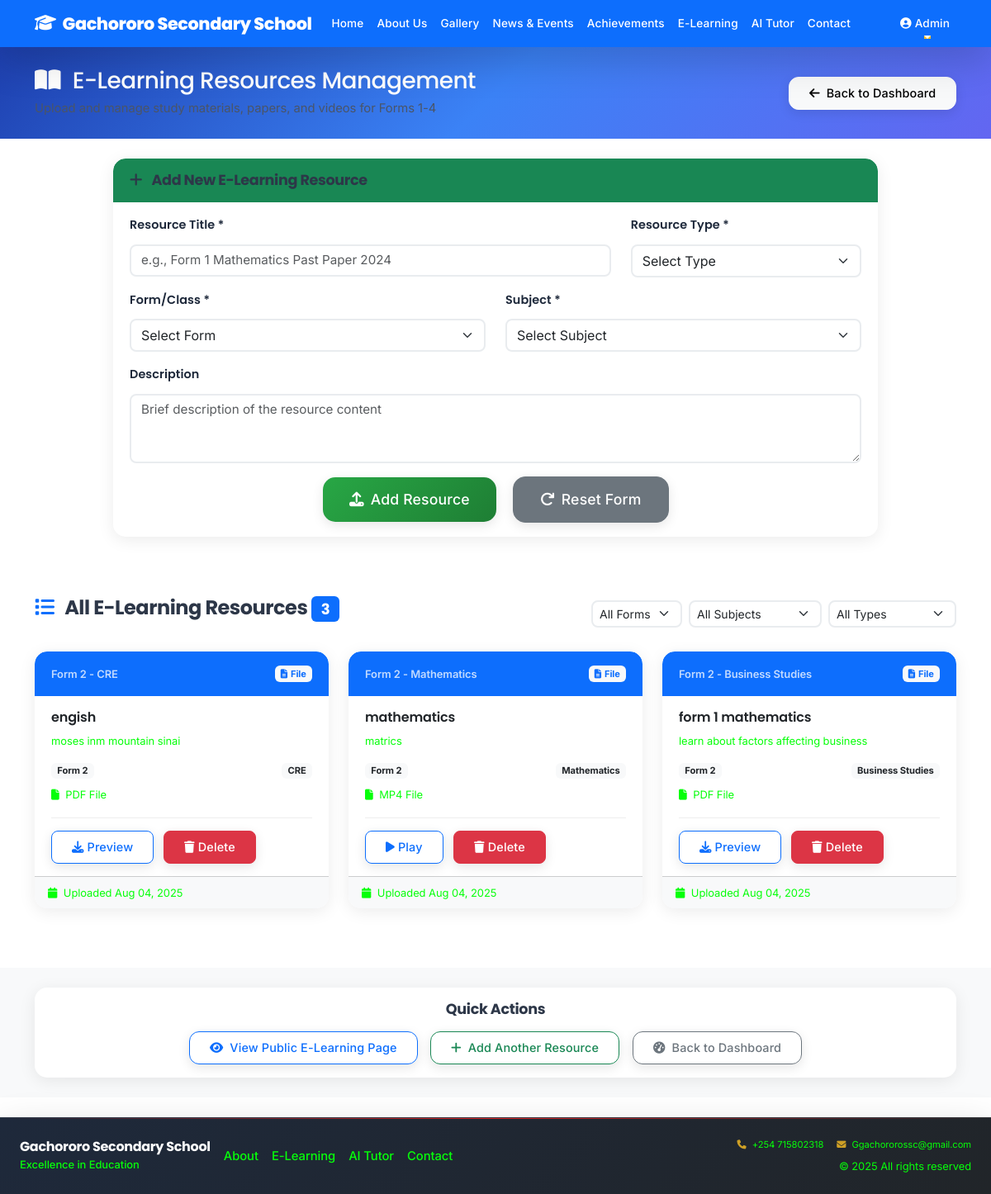
Page /admin/manage-elearning (signed in) on the earlier database version.
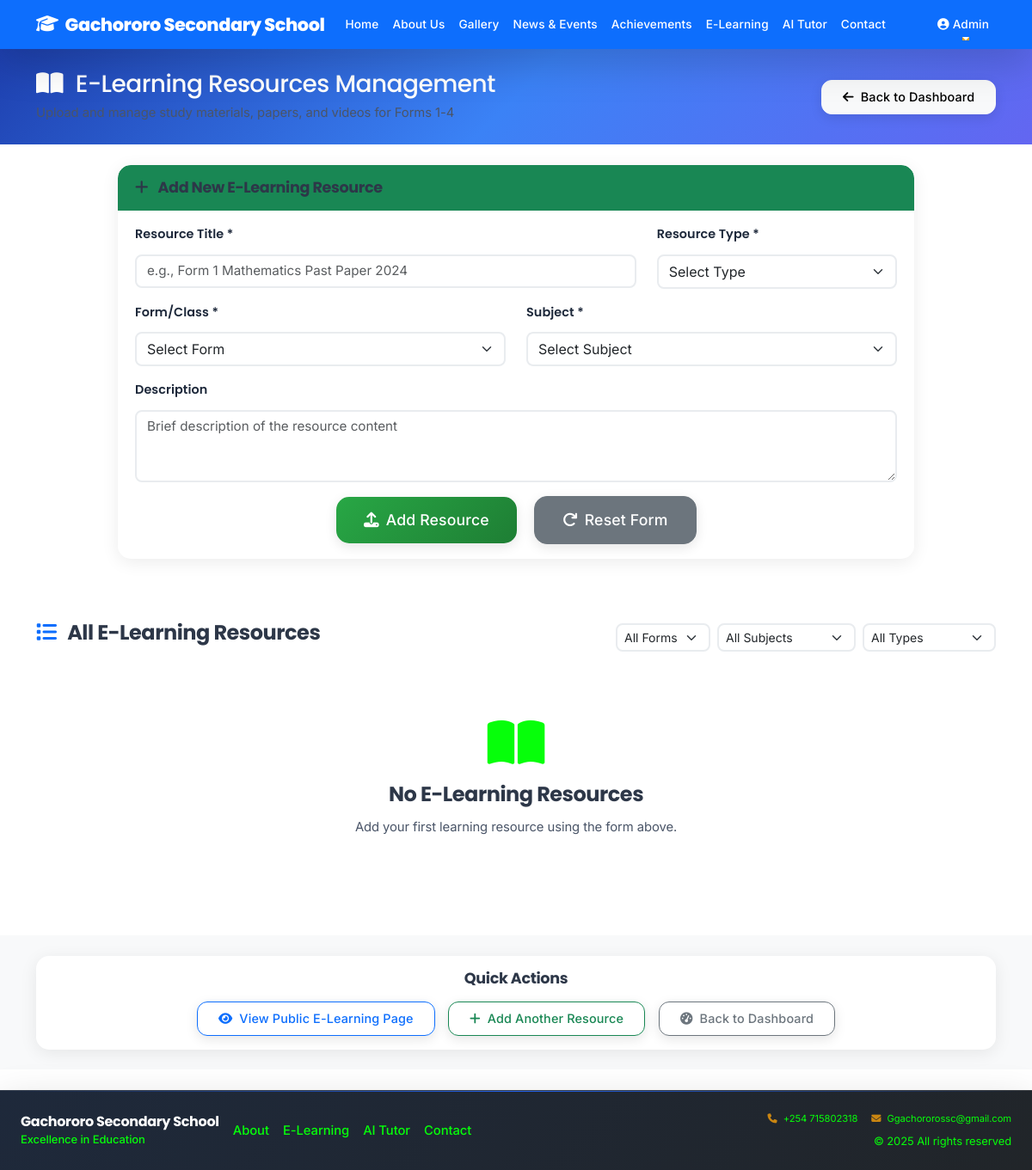
Same page on the later database version.
### models.py (models this page shows, shortened)
class ELearningResource(db.Model):
    id = db.Column(db.Integer, primary_key=True)
    title = db.Column(db.String(200), nullable=False)
    form = db.Column(db.String(20), nullable=False)  # Form 1, Form 2, etc.
    subject = db.Column(db.String(100), nullable=False)
    description = db.Column(db.Text)
    resource_type = db.Column(db.String(20), nullable=False)  # 'file' or 'youtube'
    filename = db.Column(db.String(200))  # For uploaded files
    youtube_url = db.Column(db.String(500))  # For YouTube videos
    date_uploaded = db.Column(db.DateTime, default=datetime.utcnow)

### app.py (the view, shortened to what this page needs)
@app.route('/admin/manage-elearning', methods=['GET', 'POST'])
@login_required
def manage_elearning():
    resources = ELearningResource.query.order_by(ELearningResource.date_uploaded.desc()).all()
    forms = ['Form 1', 'Form 2', 'Form 3', 'Form 4']
    subjects = ['Mathematics', 'English', 'Kiswahili', 'Biology', 'Chemistry', 'Physics',
                'History', 'Geography', 'CRE', 'Business Studies', 'Agriculture']
    return render_template('admin/manage_elearning.html',
                         resources=resources,
                         forms=forms,
                         subjects=subjects)

### app.py (called while the page is built)
@login_manager.user_loader
def load_user(user_id):
    return User.query.get(int(user_id))

@app.context_processor
def inject_global_vars():
    try:
        current_theme = ThemeSettings.query.filter_by(is_active=True).first()
        theme_name = current_theme.theme_name if current_theme else 'blue'
        active_video = VideoSettings.query.filter_by(is_active=True).first()
        return {
            'current_theme': theme_name,
            'active_video': active_video
        }
    except:
        return {
            'current_theme': 'blue',
            'active_video': None
        }

### templates/admin/manage_elearning.html (shortened to what the changed rows need)
{% extends "base.html" %}
{% block content %}
<section class="admin-header bg-primary text-white py-4">
    <div class="container">
        <div class="row align-items-center">
            <div class="col-md-8">
                <h1 class="h3 mb-1">
                    <i class="fas fa-book-open me-2"></i>
                    E-Learning Resources Management
                </h1>
            </div>
        </div>
    </div>
</section>
<section class="py-5">
    <div class="container">
        <div class="row">
            <div class="col-12 mb-4">
                <div class="d-flex justify-content-between align-items-center flex-wrap">
                    <h3>
                        <i class="fas fa-list text-primary me-2"></i>
                        All E-Learning Resources
                        {% if resources %}
                            <span class="badge bg-primary">{{ resources|length }}</span>
                        {% endif %}
                    </h3>
                </div>
            </div>
        </div>
        {% if resources %}
            <div class="row" id="resources-grid">
                {% for resource in resources %}
                    <div class="col-lg-4 col-md-6 mb-4 resource-item"
                         data-form="{{ resource.form }}"
                         data-subject="{{ resource.subject }}"
                         data-type="{{ resource.resource_type }}">
                        <div class="card resource-admin-card h-100">
                            <div class="card-header d-flex justify-content-between align-items-center
                                        {% if resource.resource_type == 'file' %}bg-primary text-white{% else %}bg-danger text-white{% endif %}">
                                <div>
                                    <small class="opacity-75">{{ resource.form }} - {{ resource.subject }}</small>
                                </div>
                                <span class="badge {% if resource.resource_type == 'file' %}bg-light text-primary{% else %}bg-light text-danger{% endif %}">
                                    {% if resource.resource_type == 'file' %}
                                        <i class="fas fa-file-alt me-1"></i>File
                                    {% else %}
                                        <i class="fab fa-youtube me-1"></i>YouTube
                                    {% endif %}
                                </span>
                            </div>
                            <div class="card-body">
                                <h6 class="card-title">{{ resource.title }}</h6>
                                {% if resource.description %}
                                    <p class="card-text text-muted small mb-3">
                                        {{ resource.description[:100] }}{% if resource.description|length > 100 %}...{% endif %}
                                    </p>
                                {% endif %}
                                <div class="resource-info mb-3">
                                    <div class="d-flex justify-content-between align-items-center mb-2">
                                        <span class="badge bg-light text-dark">{{ resource.form }}</span>
                                        <span class="badge bg-light text-dark">{{ resource.subject }}</span>
                                    </div>
                                    {% if resource.resource_type == 'file' and resource.filename %}
                                        <div class="file-info">
                                            <small class="text-muted">
                                                <i class="fas fa-file me-1"></i>
                                                {{ resource.filename.split('.')[-1].upper() }} File
                                            </small>
                                        </div>
                                    {% endif %}
                                </div>
                                <div class="resource-actions">
                                    {% if resource.resource_type == 'file' and resource.filename %}
                                        {% if resource.filename.endswith(('.pdf', '.doc', '.docx')) %}
                                            <a href="{{ url_for('papers_file', filename=resource.filename) }}"
                                               class="btn btn-outline-primary btn-sm me-2" target="_blank">
                                                <i class="fas fa-download me-1"></i>Preview
                                            </a>
                                        {% else %}
                                            <a href="{{ url_for('videos_file', filename=resource.filename) }}"
                                               class="btn btn-outline-primary btn-sm me-2" target="_blank">
                                                <i class="fas fa-play me-1"></i>Play
                                            </a>
                                        {% endif %}
                                    {% elif resource.resource_type == 'youtube' and resource.youtube_url %}
                                        <a href="{{ resource.youtube_url }}"
                                           class="btn btn-outline-danger btn-sm me-2" target="_blank">
                                            <i class="fab fa-youtube me-1"></i>Watch
                                        </a>
                                    {% endif %}
                                    <a href="{{ url_for('delete_elearning', resource_id=resource.id) }}"
                                       class="btn btn-danger btn-sm"
                                       onclick="return confirm('Are you sure you want to delete this resource?')">
                                        <i class="fas fa-trash me-1"></i>Delete
                                    </a>
                                </div>
                            </div>
                            <div class="card-footer bg-light">
                                <small class="text-muted">
                                    <i class="fas fa-calendar me-1"></i>
                                    Uploaded {{ resource.date_uploaded.strftime('%b %d, %Y') }}
                                </small>
                            </div>
                        </div>
                    </div>
                {% endfor %}
            </div>
        {% else %}
            <div class="text-center text-muted py-5" id="empty-state">
                <i class="fas fa-book-open fa-4x mb-3"></i>
                <h3>No E-Learning Resources</h3>
                <p>Add your first learning resource using the form above.</p>
            </div>
        {% endif %}
    </div>
</section>
{% endblock %}

Differences in the rows shown:
removed ELearningResource: form "Form 2", subject "CRE", resource_type "file" (drawn), title "engish", description "moses inm mountain sinai", filename.split "PDF", date_uploaded "Aug 04, 2025"
removed ELearningResource: form "Form 2", subject "Mathematics", resource_type "file" (drawn), title "mathematics", description "matrics", filename.split "MP4", date_uploaded "Aug 04, 2025"
removed ELearningResource: form "Form 2", subject "Business Studies", resource_type "file" (drawn), title "form 1 mathematics", description "learn about factors affecting business", filename.split "PDF", date_uploaded "Aug 04, 2025"
Other differences:
{{ resources|length }}: "3" → (not shown)
text now shown: "No E-Learning Resources Add your first learning resource using the form above."
